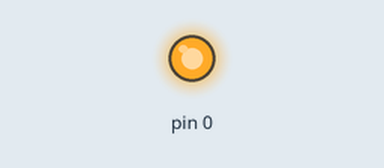
This sketch was run on a simulated Arduino Uno, built with avr-gcc and run on an emulated ATmega328P. On the bench: output pins drawn as LEDs (lit = HIGH).

Above: at 0.1 s.
Timing chart, 0 to 1.6 s (numbered marks = the images above):
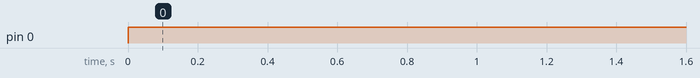

The sketch:

adaptive_pid_1.ino
```cpp
#include <PID_v1.h>

double Setpoint, Input, Output, Turn_Val;
int RMotor, LMotor, Right_Speed, Left_Speed;
int Base_Speed = 255; //to be changed

//aggressive tuning parameters --> position far from setpoint
double aggKp = 1;
double aggKi = 1;
double aggKd = 1;

//conservative tuning parameters --> position near the setpoint
double consKp = 1;
double consKi = 1;
double consKd = 1;

PID auroPID(&Input, &Output, &Setpoint, consKp, consKi, consKd, DIRECT);

double PID_compute(double input){
  double gap = abs(Setpoint - input);
  if (gap<20){
    auroPID.SetTunings(consKp, consKi, consKd);
  }
  else{
    auroPID.SetTunings(aggKp, aggKi, aggKd);
  }
  double turn_val = auroPID.Compute()*255/90;
  return turn_val;
}

void Calc_Turn(int turn_val){
  if(turn_val<-256){
    turn_val = -255;
  }
  if(turn_val>256){
    turn_val = 255;
  }
  // if motor_val is less than 0, calculate right turn speeds
  if(turn_val>=0){
    Right_Speed = Base_Speed - turn_val;
    Left_Speed = Base_Speed;
  }
  else{
    Right_Speed = Base_Speed;
    Left_Speed = Base_Speed + turn_val;
  }
}

void Motor_Drive(int right_speed, int left_speed){
  analogWrite(RMotor, right_speed);
  analogWrite(LMotor, left_speed);
  delay(50); //optional
}

int Read_RPi(){
//to be defined according to communication protocol
}

void setup() {
  Input = 0; //read_rpi(); //make function to read RPi
  Setpoint = 0;
  auroPID.SetMode(AUTOMATIC);
}

void loop() {
  Input = 0; //read_rpi();
  Turn_Val = PID_compute(Input);
  Calc_Turn(Turn_Val);
  Motor_Drive(Right_Speed, Left_Speed);
}
```

Measured:
- by itself, pin 0: LOW → HIGH at 0.00 s
